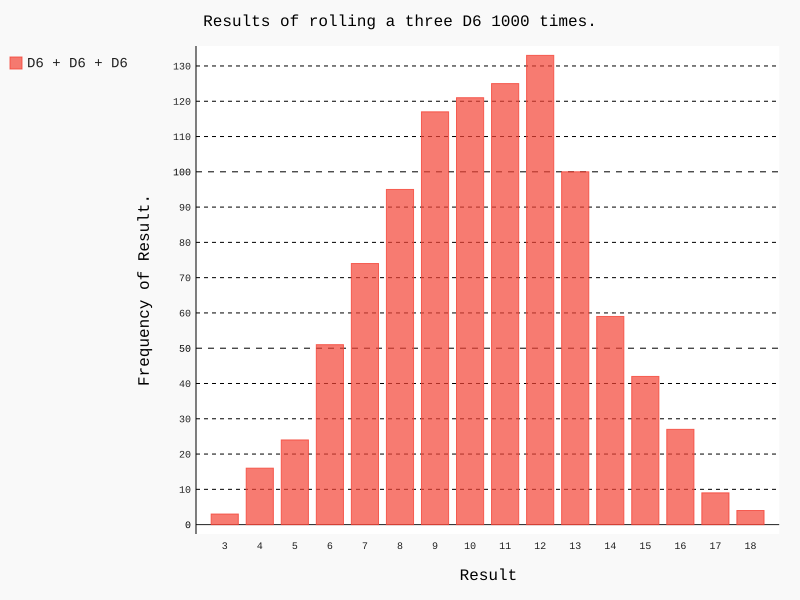

Here is the Python script that generated this plot:
import pygal
from die import Die

# Create three D6.
die_1 = Die(6)
die_2 = Die(6)
die_3 = Die(6)

# Make some rolls, and store results in a list.
results = [die_1.roll() + die_2.roll() + die_3.roll() for roll_num in range(1000)]

# Analyze the results.
max_result = die_1.num_sides + die_2.num_sides + die_3.num_sides
frequencies = [results.count(value) for value in range(3, max_result + 1)]

# Visualize the results.
hist = pygal.Bar()

hist.title = "Results of rolling a three D6 1000 times."
hist.x_labels = [x for x in range(3, max_result + 1)]
hist.x_title = "Result"
hist.y_title = "Frequency of Result."

hist.add("D6 + D6 + D6", frequencies)
hist.render_to_file("three_dice.svg")
